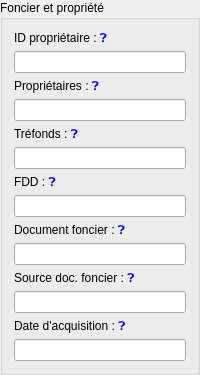
<widget class="QGroupBox" name="group_foncier_et_propriete"><property name="title"><string>Foncier et propriété</string></property><layout class="QVBoxLayout" name="group_foncier_et_propriete_layout"><item>
                      <widget class="QLabel" name="lbl_txtParc_id_proprietaire">
                        <property name="text"><string>ID propriétaire : &lt;a href="?" style="text-decoration:none;"&gt;❓&lt;/a&gt;</string></property>
                      <property name="textFormat"><enum>Qt::RichText</enum></property><property name="textInteractionFlags"><set>Qt::LinksAccessibleByMouse</set></property></widget>
                    </item>
                    <item>
                      <widget class="QLineEdit" name="txtParc_id_proprietaire">
                        <property name="readOnly"><bool>true</bool></property>
                      </widget>
                    </item>
                    <item>
                      <widget class="QLabel" name="lbl_txtParc_proprietaires">
                        <property name="text"><string>Propriétaires : &lt;a href="?" style="text-decoration:none;"&gt;❓&lt;/a&gt;</string></property>
                      <property name="textFormat"><enum>Qt::RichText</enum></property><property name="textInteractionFlags"><set>Qt::LinksAccessibleByMouse</set></property></widget>
                    </item>
                    <item>
                      <widget class="QLineEdit" name="txtParc_proprietaires">
                        <property name="readOnly"><bool>true</bool></property>
                      </widget>
                    </item>
                    <item>
                      <widget class="QLabel" name="lbl_txtParc_tresfonds">
                        <property name="text"><string>Tréfonds : &lt;a href="?" style="text-decoration:none;"&gt;❓&lt;/a&gt;</string></property>
                      <property name="textFormat"><enum>Qt::RichText</enum></property><property name="textInteractionFlags"><set>Qt::LinksAccessibleByMouse</set></property></widget>
                    </item>
                    <item>
                      <widget class="QLineEdit" name="txtParc_tresfonds">
                        <property name="readOnly"><bool>true</bool></property>
                      </widget>
                    </item>
                    <item>
                      <widget class="QLabel" name="lbl_txtParc_fdd">
                        <property name="text"><string>FDD : &lt;a href="?" style="text-decoration:none;"&gt;❓&lt;/a&gt;</string></property>
                      <property name="textFormat"><enum>Qt::RichText</enum></property><property name="textInteractionFlags"><set>Qt::LinksAccessibleByMouse</set></property></widget>
                    </item>
                    <item>
                      <widget class="QLineEdit" name="txtParc_fdd">
                        <property name="readOnly"><bool>true</bool></property>
                      </widget>
                    </item>
                    <item>
                      <widget class="QLabel" name="lbl_txtParc_doc_foncier">
                        <property name="text"><string>Document foncier : &lt;a href="?" style="text-decoration:none;"&gt;❓&lt;/a&gt;</string></property>
                      <property name="textFormat"><enum>Qt::RichText</enum></property><property name="textInteractionFlags"><set>Qt::LinksAccessibleByMouse</set></property></widget>
                    </item>
                    <item>
                      <widget class="QLineEdit" name="txtParc_doc_foncier">
                        <property name="readOnly"><bool>true</bool></property>
                      </widget>
                    </item>
                    <item>
                      <widget class="QLabel" name="lbl_txtParc_source_doc_foncier">
                        <property name="text"><string>Source doc. foncier : &lt;a href="?" style="text-decoration:none;"&gt;❓&lt;/a&gt;</string></property>
                      <property name="textFormat"><enum>Qt::RichText</enum></property><property name="textInteractionFlags"><set>Qt::LinksAccessibleByMouse</set></property></widget>
                    </item>
                    <item>
                      <widget class="QLineEdit" name="txtParc_source_doc_foncier">
                        <property name="readOnly"><bool>true</bool></property>
                      </widget>
                    </item>
                    <item>
                      <widget class="QLabel" name="lbl_txtParc_date_acquisition">
                        <property name="text"><string>Date d'acquisition : &lt;a href="?" style="text-decoration:none;"&gt;❓&lt;/a&gt;</string></property>
                      <property name="textFormat"><enum>Qt::RichText</enum></property><property name="textInteractionFlags"><set>Qt::LinksAccessibleByMouse</set></property></widget>
                    </item>
                    <item>
                      <widget class="QLineEdit" name="txtParc_date_acquisition">
                        <property name="readOnly"><bool>true</bool></property>
                      </widget>
                    </item>
                  </layout></widget>
